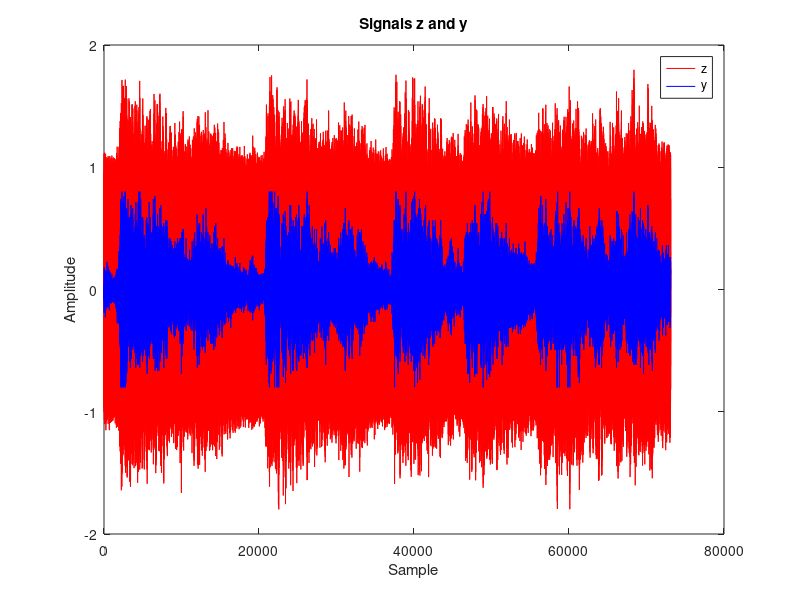
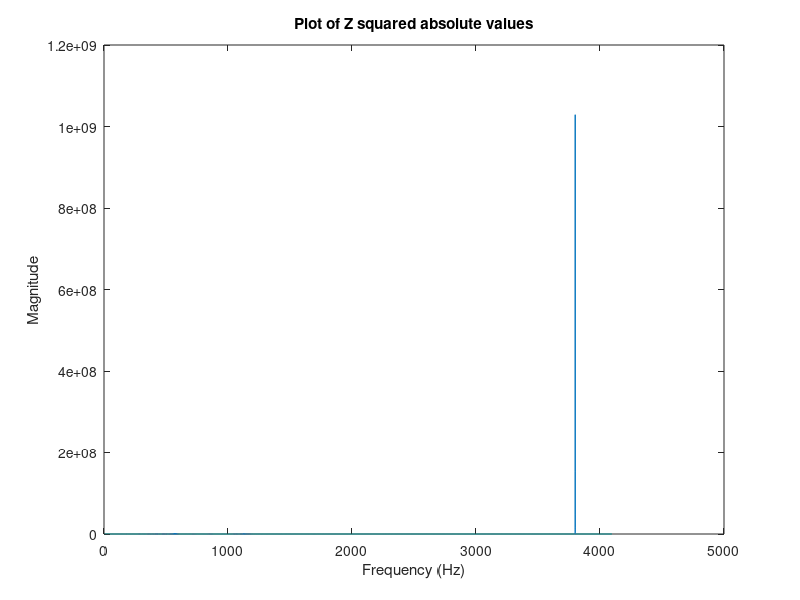
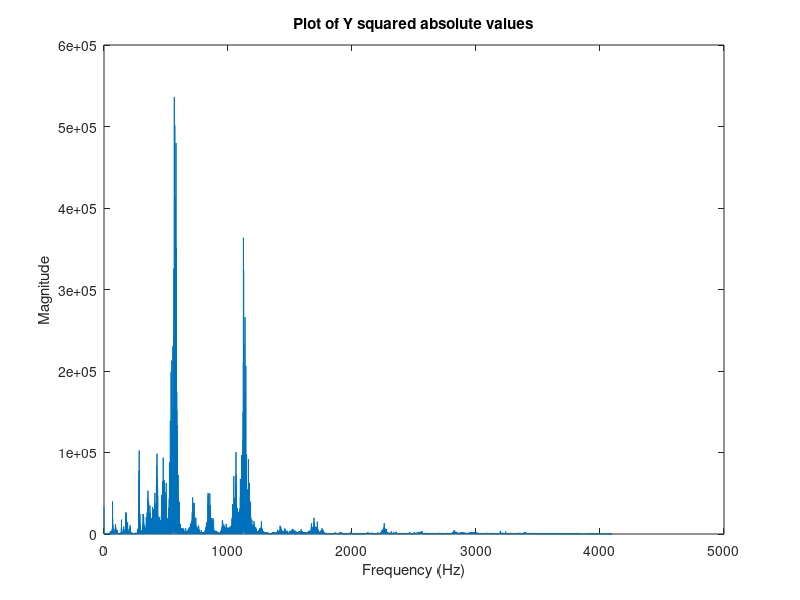

Source code (MATLAB) for these figures, in order: (Note: this script raises an error after producing the figures.)
%% Section 1: Load the Data and Plot the Signals z and y
clc;
close all;
clear all;
% Step 1: Load the data from the file 'sig_2.mat'
load('sig_2.mat', 'Fs', 'z', 'y'); % Variable names based on the file contents

% Step 2: Plot the signals z and y
figure; % Create a new figure window
plot(z, 'r'); % Plot z in red, corrected variable name
hold on; % Hold on to the current plot
plot(y, 'b'); % Plot y in blue, corrected variable name
legend('z', 'y'); % Corrected legend names
title('Signals z and y'); % Corrected title
xlabel('Sample'); % Label the x-axis
ylabel('Amplitude'); % Label the y-axis

%% Section 2: Plot the Squared Absolute Value of the DFT
% Step 3: Plot the squared absolute value of the analog Fourier transform
% Compute the DFT using FFT
N = length(z); % Assuming z and y have the same length
Z_fft = fft(z);
Y_fft = fft(y);

% Compute the frequency axis
f = Fs*(0:(floor(N/2)))/N;

% Compute the squared absolute value of the DFT
Z_fft_abs2 = abs(Z_fft(1:floor(N/2)+1)).^2;
Y_fft_abs2 = abs(Y_fft(1:floor(N/2)+1)).^2;

% Plot the squared absolute values
% Plot Z_fft_abs2
figure; % Creates a new figure window
plot(f, Z_fft_abs2);
title('Plot of Z squared absolute values');
xlabel('Frequency (Hz)');
ylabel('Magnitude');

% Plot Y_fft_abs2
figure; % Creates another new figure window
plot(f, Y_fft_abs2);
title('Plot of Y squared absolute values');
xlabel('Frequency (Hz)');
ylabel('Magnitude');

%% Section 3: Design the Digital Filter and Plot the Frequency Response
% Step 2: Define filter specifications
A_p = 5; % Passband attenuation in dB
A_s = 20; % Stopband attenuation in dB
Omega_p = 3600 * 2 * pi; % Passband frequency in rad/sec
Omega_s = 3800 * 2 * pi; % Stopband frequency in rad/sec

% Convert Omega_p to Hz for plotting
F_p = Omega_p / (2 * pi); % Passband frequency in Hz
F_s = Omega_s / (2 * pi); % Stopband frequency in Hz

% Pre-warped frequencies for accurate design in the digital domain
omega_p = 2 * Fs * tan(Omega_p / (2 * Fs));
omega_s = 2 * Fs * tan(Omega_s / (2 * Fs));

% Step 3: Calculate the order of the Butterworth filter
[n, Wn] = buttord(omega_p, omega_s, A_p, A_s, 's');

% Step 4: Design the analog Butterworth filter
[b, a] = butter(n, Wn, 's');

% Plot the magnitude response of the Analog filter
[Ha, wa] = freqs(b, a, 1024);
f_a = wa / (2 * pi);  % Convert rad/sec to Hz
Ha_dB = 20 * log10(abs(Ha));  % Convert magnitude to dB

figure;
plot(f_a, Ha_dB);
title('Magnitude Response of Analog Filter H_c(jΩ) in dB');
xlabel('Frequency (Hz)');
ylabel('Magnitude (dB)');
%xlim([3400, 4000]);

omega = logspace(log10(1), log10(1e4), 1000); % Frequency range (rad/s)
[Ha, wa] = freqs(b, a, omega);

figure;
semilogx(wa, abs(Ha));
title('Magnitude Response of Analog Butterworth Filter');
xlabel('Frequency (rad/s)');
ylabel('Magnitude');
grid on;
xlim([min(omega) max(omega)]);

% Step 5: Convert to digital filter using bilinear transformation
[bz, az] = bilinear(b, a, Fs);

% Step 6: Plot the magnitude response of the digital filter
figure;
freqz(bz, az, 1024, Fs);
title('Magnitude Response of Digital Filter H(e^{j\omega})');

% Step 7: Plot the Frequency Response of the Equivalent Analog Filter
% Compute the frequency response
[H, w] = freqz(bz, az, 1024, 'whole');

% Adjust the frequency vector to include negative frequencies
w = w - 2*pi*(w > pi);

% Convert digital angular frequency to normalized angular frequency (omega/Fs)
omega_normalized = w / Fs;

% Convert to Hz
F_analog = omega_normalized * Fs / (2 * pi);

% Compute the squared magnitude response
H_squared = abs(H).^2;

% Plot the squared magnitude response
figure;
plot(F_analog, H_squared);
title('Squared Magnitude Response of Equivalent Analog Filter H_c(j\Omega)');
xlabel('Frequency (Hz)');
ylabel('|H(j\omega)|^2');
grid on;

%%
% Set up frequency range for detailed comparison
f = linspace(0, Fs/2, 1000);  % Up to Nyquist frequency
w = 2*pi*f;                   % Angular frequency

% Digital filter response
[Hd, wd] = freqz(bz, az, w, Fs);
mag_d = 20*log10(abs(Hd));

% Analog filter response
[Ha, wa] = freqs(b, a, w);
mag_a = 20*log10(abs(Ha));

% Plotting comparison of Digital and Analog Filter Responses
figure;
plot(f, mag_d, 'b', 'LineWidth', 2);
hold on;
plot(f, mag_a, 'r--', 'LineWidth', 2);
grid on;
xlabel('Frequency (Hz)');
ylabel('Magnitude (dB)');
title('Comparison of Digital and Analog Filter Responses');
legend('Digital Filter', 'Analog Filter');
xlim([3400 4000]);  % Focus on the region of interest
ylim([-60 5]);      % Adjust as needed
xline(F_p, 'g--', 'Passband');
xline(F_s, 'r--', 'Stopband');

%% Section 4: Play the Original Signals
% Create an audioplayer object for y
playerObjY = audioplayer(y, Fs);

% Define start and stop samples for a 3-second playback
startY = 1;
stopY = playerObjY.SampleRate * 3;

% Play the y signal for the first 3 seconds
play(playerObjY, [startY, stopY]);

%% Create an audioplayer object for z
playerObjZ = audioplayer(z, Fs);

% Define start and stop samples for a 3-second playback
startZ = 1;
stopZ = playerObjZ.SampleRate * 3;

% Play the z signal for the first 3 seconds
play(playerObjZ, [startZ, stopZ]);

%% Section 5: Filter the Signal z and Play the Filtered Signal
% Filter the signal z using the designed digital filter
filtered_z = filter(bz, az, z);

% Create an audioplayer object for the filtered z
playerObjFilteredZ = audioplayer(filtered_z, Fs);

% Define start and stop samples for a 3-second playback
startZ = 1;
stopZ = playerObjFilteredZ.SampleRate * 3;

% Play the filtered z signal for the first 3 seconds
play(playerObjFilteredZ, [startZ, stopZ]);

%% perfect filtering (FIR)
% Define the parameters for FIR band-stop filter
N = 1000; % Filter length
n = -N:N; % Time index
B = pi/65; % Bandwidth of the notch

% Frequency to be removed (3800 Hz) converted to rad/s
w_0 = 2*pi*3800 / Fs;

% Design the FIR filter
h_1 = (2*cos(w_0*n).*sin(B*n))./(pi*n);
h_1(N+1) = B/pi; % Correct the center value

% Filter the signal z using the FIR filter
z_fir = z - conv(z, h_1, 'same');

%% Create an audioplayer object for the filtered signal
playerObjFIRFilteredZ = audioplayer(z_fir, Fs);

% Define start and stop samples for a 3-second playback
startZ = 1;
stopZ = playerObjFIRFilteredZ.SampleRate * 3;

% Play the filtered z signal for the first 3 seconds
play(playerObjFIRFilteredZ, [startZ, stopZ]);

%% Section 6: Compute and Print SNR of the Filtered Signals

% Compute SNR for the digital filter
% Original signal: z
% Filtered signal: filtered_z
SNR_digital = 10 * log10(mean(z.^2) / mean((filtered_z - z).^2));
fprintf('SNR of the digital filter (in dB): %.2f\n', SNR_digital);

% Compute SNR for the FIR filter
% Original signal: z
% Filtered signal: z_fir
SNR_FIR = 10 * log10(mean(z.^2) / mean((z_fir - z).^2));
fprintf('SNR of the FIR filter (in dB): %.2f\n', SNR_FIR);
